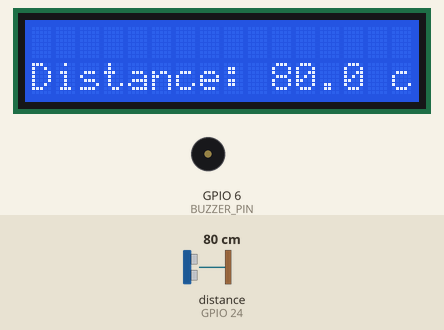
This program was run on a simulated Raspberry Pi (BCM pin numbers). On the bench: 16×2 character LCD, buzzer (waves = sounding, pin HIGH). The test bench sets the inputs (shaded band); at power-on: distance to the obstacle (sensor on GPIO 24) 80 cm. The echo pulse lasts 58.3 µs per cm; the clock reads 2024-03-15 10:24:30 at power-on unless the program sets it; pins used as bus, display or sensor lines are not drawn; what the program prints to the terminal is not drawn.

Above: at 1.2 s.
1.3 s: distance to the obstacle (sensor on GPIO 24) set to 55 cm
At 3.3 s:
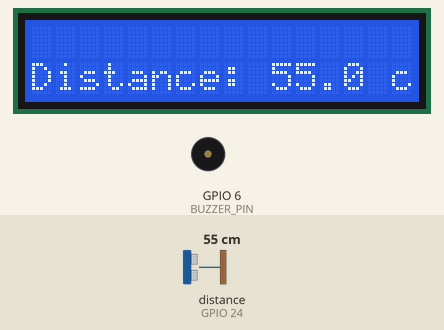
3.6 s: distance to the obstacle (sensor on GPIO 24) set to 45 cm
At 5.5 s:
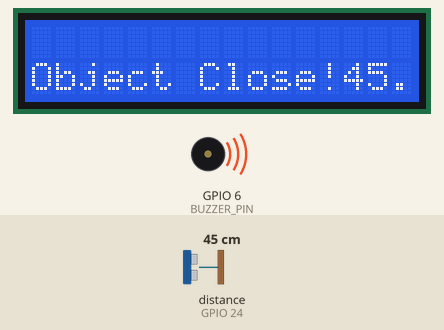
5.8 s: distance to the obstacle (sensor on GPIO 24) set to 120 cm
At 7.6 s:
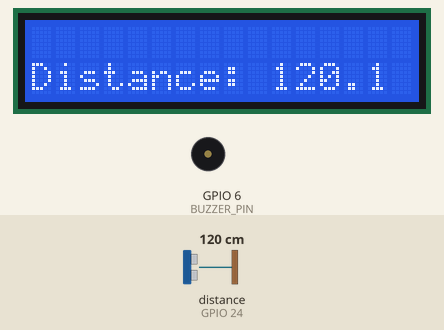
7.9 s: distance to the obstacle (sensor on GPIO 24) set to 2 cm
At 9.8 s:
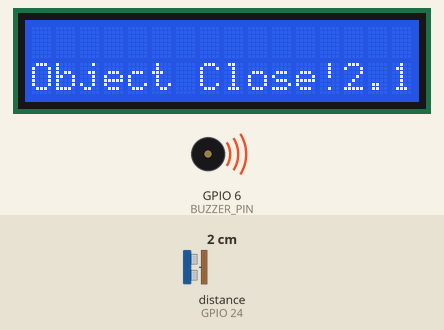
Timing chart, 0 to 11.0 s (numbered marks = the images above; inputs shaded):
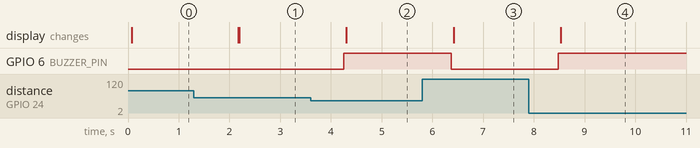

The program:

code.py
```python
# Libraries
import RPi.GPIO as GPIO
import time

# GPIO Mode (BOARD / BCM)
GPIO.setmode(GPIO.BCM)

# Set GPIO Pins
GPIO_TRIGGER = 18
GPIO_ECHO = 24
BUZZER_PIN = 6  # تعيين المنفذ المستخدم للبازر

# LCD GPIO mapping
LCD_RS = 4
LCD_E = 17
LCD_D4 = 27
LCD_D5 = 22
LCD_D6 = 23
LCD_D7 = 25

# Define some device constants
LCD_WIDTH = 16  # Maximum characters per line
LCD_CHR = True
LCD_CMD = False
LCD_LINE_1 = 0x80  # LCD RAM address for the 1st line
LCD_LINE_2 = 0xC0  # LCD RAM address for the 2nd line

# Timing constants
E_PULSE = 0.0005
E_DELAY = 0.0005

# Set GPIO direction (IN / OUT)
GPIO.setup(GPIO_TRIGGER, GPIO.OUT)
GPIO.setup(GPIO_ECHO, GPIO.IN)
GPIO.setup(BUZZER_PIN, GPIO.OUT)  # تعيين المنفذ الخاص بالبازر كمخرج
GPIO.setup(LCD_E, GPIO.OUT)  # E
GPIO.setup(LCD_RS, GPIO.OUT)  # RS
GPIO.setup(LCD_D4, GPIO.OUT)  # DB4
GPIO.setup(LCD_D5, GPIO.OUT)  # DB5
GPIO.setup(LCD_D6, GPIO.OUT)  # DB6
GPIO.setup(LCD_D7, GPIO.OUT)  # DB7

def distance():
    # Set Trigger to HIGH
    GPIO.output(GPIO_TRIGGER, True)

    # Set Trigger after 0.01ms to LOW
    time.sleep(0.00001)
    GPIO.output(GPIO_TRIGGER, False)

    StartTime = time.time()
    StopTime = time.time()

    # Save StartTime
    while GPIO.input(GPIO_ECHO) == 0:
        StartTime = time.time()

    # Save time of arrival
    while GPIO.input(GPIO_ECHO) == 1:
        StopTime = time.time()

    # Time difference between start and arrival
    TimeElapsed = StopTime - StartTime
    # Multiply with the sonic speed (34300 cm/s)
    # and divide by 2, because there and back
    distance = (TimeElapsed * 34300) / 2

    return distance

def lcd_init():
    # Initialise display
    lcd_byte(0x33, LCD_CMD)  # 110011 Initialise
    lcd_byte(0x32, LCD_CMD)  # 110010 Initialise
    lcd_byte(0x06, LCD_CMD)  # 000110 Cursor move direction
    lcd_byte(0x0C, LCD_CMD)  # 001100 Display On,Cursor Off, Blink Off
    lcd_byte(0x28, LCD_CMD)  # 101000 Data length, number of lines, font size
    lcd_byte(0x01, LCD_CMD)  # 000001 Clear display
    time.sleep(E_DELAY)

def lcd_byte(bits, mode):
    # Send byte to data pins
    # bits = data
    # mode = True  for character
    #        False for command

    GPIO.output(LCD_RS, mode)  # RS

    # High bits
    GPIO.output(LCD_D4, False)
    GPIO.output(LCD_D5, False)
    GPIO.output(LCD_D6, False)
    GPIO.output(LCD_D7, False)
    if bits & 0x10 == 0x10:
        GPIO.output(LCD_D4, True)
    if bits & 0x20 == 0x20:
        GPIO.output(LCD_D5, True)
    if bits & 0x40 == 0x40:
        GPIO.output(LCD_D6, True)
    if bits & 0x80 == 0x80:
        GPIO.output(LCD_D7, True)

    # Toggle 'Enable' pin
    lcd_toggle_enable()

    # Low bits
    GPIO.output(LCD_D4, False)
    GPIO.output(LCD_D5, False)
    GPIO.output(LCD_D6, False)
    GPIO.output(LCD_D7, False)
    if bits & 0x01 == 0x01:
        GPIO.output(LCD_D4, True)
    if bits & 0x02 == 0x02:
        GPIO.output(LCD_D5, True)
    if bits & 0x04 == 0x04:
        GPIO.output(LCD_D6, True)
    if bits & 0x08 == 0x08:
        GPIO.output(LCD_D7, True)

    # Toggle 'Enable' pin
    lcd_toggle_enable()

def lcd_toggle_enable():
    # Toggle enable
    time.sleep(E_DELAY)
    GPIO.output(LCD_E, True)
    time.sleep(E_PULSE)
    GPIO.output(LCD_E, False)
    time.sleep(E_DELAY)

def lcd_string(message, line):
    # Send string to display

    message = message.ljust(LCD_WIDTH, " ")

    lcd_byte(line, LCD_CMD)

    for i in range(LCD_WIDTH):
        lcd_byte(ord(message[i]), LCD_CHR)

def main():
    try:
        lcd_init()  # Initialize LCD
        while True:
            dist = distance()
            print("Measured Distance = %.1f cm" % dist)
            if dist < 50:  # إذا كانت المسافة أقل من 30 سم
                GPIO.output(BUZZER_PIN, GPIO.HIGH)  # تشغيل البازر
                lcd_string("Object Close!%.1f cm" % dist, LCD_LINE_2)  # إظهار رسالة على الشاشة
            else:
                GPIO.output(BUZZER_PIN, GPIO.LOW)  # إيقاف البازر
                lcd_string("Distance: %.1f cm" % dist, LCD_LINE_2)  # إظهار المسافة على الشاشة
            time.sleep(1)

    # Reset by pressing CTRL + C
    except KeyboardInterrupt:
        print("Measurement stopped by User")
        lcd_string("Measurement stopped", LCD_LINE_2)
        GPIO.cleanup()

if __name__ == '__main__':
    main()  # استدعاء الدالة الرئيسية
```

Measured:
- the behaviour switches between 50 and 49 cm on distance to the obstacle (sensor on GPIO 24) (found by bisection; images 1 and 2)
- after the input at 1.3 s, the display: first changes after 0.88 s (image 1 shows a later state)
- after the input at 3.6 s, GPIO 6 (BUZZER_PIN): LOW → HIGH after 0.65 s; the display: changes after 0.70 s (image 2)
- after the input at 5.8 s, GPIO 6 (BUZZER_PIN): HIGH → LOW after 0.57 s; the display: changes after 0.62 s (image 3)
- after the input at 7.9 s, GPIO 6 (BUZZER_PIN): LOW → HIGH after 0.58 s; the display: changes after 0.63 s (image 4)
